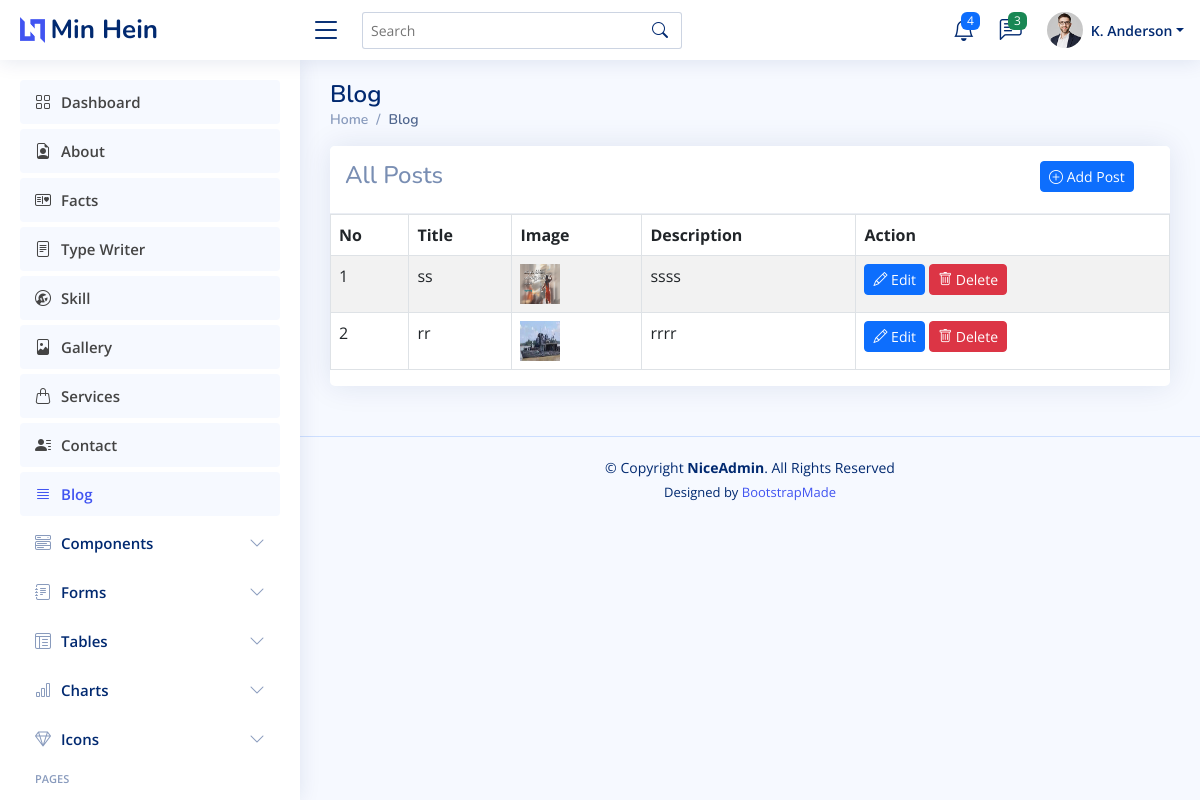
The page /dashboard/blog/ on the database its author committed.
### dashboard/models.py (models this page shows, shortened)
class Blog(models.Model):
    title = models.CharField(max_length=255, null=True)
    image = models.ImageField(upload_to="blog-photos", null=True)
    description = RichTextUploadingField(null=True, blank=True)
    created_at = models.DateTimeField(auto_now=True)
    updated_at = models.DateTimeField(auto_now_add=True)
    slug = models.SlugField(max_length=255, null=False,blank=True,unique=True,editable=False,)

### dashboard/views.py (the view)
# urls.py: path('blog/', views.blog, name='blog'),
def blog(request):
    blogs = Blog.objects.all()
    context = {'blogs':blogs}
    return render(request, 'dashboard/blog/blog.html', context)

### dashboard/templates/dashboard/blog/blog.html (shortened to what this page needs)
{% extends "dashboard/main.html" %}
{% block content %}
<div class="pagetitle">
    <h1>Blog</h1>
    <nav>
      <ol class="breadcrumb">
        <li class="breadcrumb-item"><a href="{% url 'dashboard' %}">Home</a></li>
        <li class="breadcrumb-item active">Blog</li>
      </ol>
    </nav>
</div>
<div class="card">
  <div class="card-header">
    <div class="row">
      <div class="col-md-10">
        <h4>All Posts</h4>
      </div>
      <div class="col-md-2">
        <a href="{% url 'blog-add' %}" class="btn btn-primary btn-sm">
          <i class="bi bi-plus-circle"></i> Add Post
        </a>
      </div>
    </div>
  </div>
  <div class="row">
    <div class="col-md-12">
      <table class="table table-striped table-bordered">
          <thead>
            <tr>
              <th scope="col">No</th>
              <th scope="col">Title</th>
              <th scope="col">Image</th>
              <th scope="col">Description</th>
              <th scope="col">Action</th>
            </tr>
          </thead>
          <tbody>
            {% for blog in blogs %}
              <tr>
                  <td>{{ forloop.counter }}</td>
                  <td>{{ blog.title }}</td>
                  <td>
                      <img src="{{ blog.image.url }}" alt="" width="40px" height="40px">
                  </td>
                  <td>{{ blog.description|safe }}</td>
                  <td>
                      <a href="{% url "blog-edit" blog.slug %}" class="btn btn-primary btn-sm">
                          <i class="bi bi-pencil"></i> Edit
                      </a>
                      <a href="{% url "blog-delete" blog.slug %}" class="btn btn-danger btn-sm">
                          <i class="bi bi-trash"></i> Delete
                      </a>
                  </td>
              </tr>
            {% endfor %}
          </tbody>
        </table>
    </div>
  </div>
</div>
{% endblock content %}

### static/assets/css/style.css (style rules this page uses)
:root { scroll-behavior: smooth; }
body { font-family: "Open Sans", sans-serif; background: #f6f9ff; color: #444444; }
h1, h2, h3, h4, h5, h6 { font-family: "Nunito", sans-serif; }
.pagetitle { margin-bottom: 10px; }
.pagetitle h1 { font-size: 24px; margin-bottom: 0; font-weight: 600; color: #012970; }
.card { margin-bottom: 30px; border: none; border-radius: 5px; box-shadow: 0px 0 30px rgba(1, 41, 112, 0.1); }
.card-header, .card-footer { border-color: #ebeef4; background-color: #fff; color: #798eb3; padding: 15px; }
.breadcrumb { font-size: 14px; font-family: "Nunito", sans-serif; color: #899bbd; font-weight: 600; }
.breadcrumb a { color: #899bbd; transition: 0.3s; }
.breadcrumb .breadcrumb-item::before { color: #899bbd; }
.breadcrumb .active { color: #51678f; font-weight: 600; }

### rows shown on the page
Blog: title "ss", image (picture), description "ssss"
Blog: title "rr", image (picture), description "rrrr"
